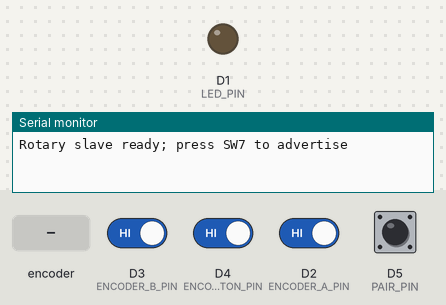
The sketch below on a simulated ESP8266 (NodeMCU). Parts: output pins drawn as LEDs (lit = HIGH), the last lines printed to the serial monitor. Dashed ring = blinking. The test bench sets the inputs (shaded band); at power-on: D2 (ENCODER_A_PIN), D3 (ENCODER_B_PIN), D4 (ENCODER_BUTTON_PIN), D5 (PAIR_PIN) HIGH. Nothing arrives over Bluetooth unless stated; a phone connects over Bluetooth LE 3 s after start.

Above: at 1.2 s.
1.3 s: D5 (PAIR_PIN) pulled LOW for 0.15 s
At 1.99 s:
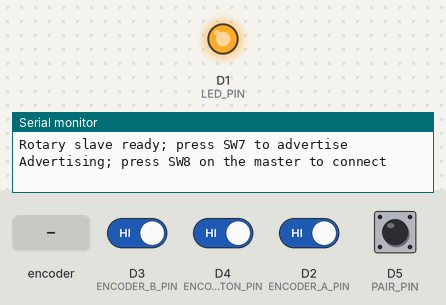
4.4 s: rotary encoder on D2 (ENCODER_A_PIN) / D3 (ENCODER_B_PIN) turned 2 steps (second pin leading)
At 4.65 s:
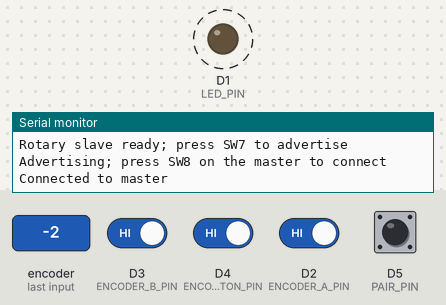
7.4 s: D4 (ENCODER_BUTTON_PIN) driven LOW
At 7.9 s:
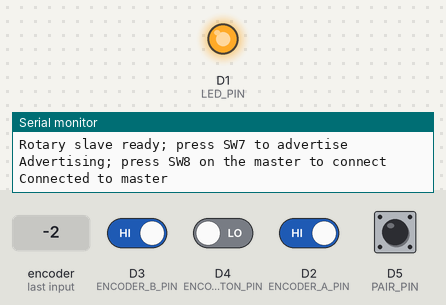
Timing chart, 0 to 10.4 s (numbered marks = the images above; inputs shaded):
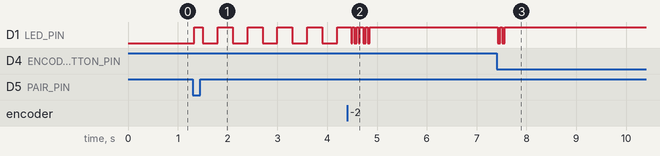

Measured:
- after the input at 1.3 s, D1 (LED_PIN): LOW → HIGH at once, then repeats every 0.60 s: LOW 0.30 s, HIGH 0.30 s
- after the input at 4.4 s, D1 (LED_PIN): alternates HIGH for 0.05 s and LOW for 0.04 s, 10 changes in all, then stays HIGH, starting after 0.08 s
- after the input at 7.4 s, D1 (LED_PIN): alternates HIGH for 0.05 s and LOW for 0.04 s, 4 changes in all, then stays HIGH, starting at once

The sketch:

Rotary_Slave.ino
```cpp
#include <ArduinoBLE.h>

namespace {

constexpr char SERVICE_UUID[] = "6c6f6e6f-4d61-6372-6f2d-4c6f6e6f0001";
constexpr char EVENT_UUID[] = "6c6f6e6f-4d61-6372-6f2d-4c6f6e6f0002";
constexpr char DEVICE_NAME[] = "Lono-Rotary";

constexpr uint8_t LED_PIN = D1;
constexpr uint8_t ENCODER_A_PIN = D2;
constexpr uint8_t ENCODER_B_PIN = D3;
constexpr uint8_t ENCODER_BUTTON_PIN = D4;
constexpr uint8_t PAIR_PIN = D5;
constexpr uint8_t EVENT_DOWN = 1;
constexpr uint8_t EVENT_UP = 0;
constexpr unsigned long DEBOUNCE_MS = 25;

BLEService eventService(SERVICE_UUID);
BLECharacteristic eventCharacteristic(
    EVENT_UUID, BLERead | BLENotify, 2, true);

struct ButtonState {
  bool stable = HIGH;
  bool reading = HIGH;
  unsigned long changedAt = 0;
};

ButtonState encoderButton;
ButtonState pairButton;
BLEDevice central;
bool advertising = false;
bool wasConnected = false;
unsigned long eventLedUntil = 0;
uint8_t previousEncoderState = 0;
int8_t encoderAccumulator = 0;

constexpr int8_t ENCODER_TRANSITIONS[16] = {
    0, -1, 1, 0,
    1, 0, 0, -1,
    -1, 0, 0, 1,
    0, 1, -1, 0};

bool updateButton(ButtonState& button, uint8_t pin, bool& pressed) {
  const bool reading = digitalRead(pin);
  if (reading != button.reading) {
    button.reading = reading;
    button.changedAt = millis();
  }

  if (millis() - button.changedAt >= DEBOUNCE_MS &&
      button.stable != button.reading) {
    button.stable = button.reading;
    pressed = button.stable == LOW;
    return true;
  }
  return false;
}

void beginAdvertising() {
  if (advertising) {
    return;
  }
  BLE.advertise();
  advertising = true;
  Serial.println(F("Advertising; press SW8 on the master to connect"));
}

void sendEvent(uint8_t type, uint8_t code) {
  if (!central || !central.connected()) {
    return;
  }
  const uint8_t packet[2] = {type, code};
  eventCharacteristic.writeValue(packet, sizeof(packet));
  eventLedUntil = millis() + 180;
}

void sendTap(uint8_t code) {
  sendEvent(EVENT_DOWN, code);
  sendEvent(EVENT_UP, code);
}

void updateEncoder() {
  const uint8_t current =
      static_cast<uint8_t>((digitalRead(ENCODER_A_PIN) << 1) |
                           digitalRead(ENCODER_B_PIN));
  const uint8_t transition =
      static_cast<uint8_t>((previousEncoderState << 2) | current);
  encoderAccumulator += ENCODER_TRANSITIONS[transition];
  previousEncoderState = current;

  if (encoderAccumulator >= 4) {
    sendTap(0);
    encoderAccumulator = 0;
  } else if (encoderAccumulator <= -4) {
    sendTap(1);
    encoderAccumulator = 0;
  }
}

void updateStatusLed(bool connected) {
  const unsigned long now = millis();
  if (now < eventLedUntil) {
    digitalWrite(LED_PIN, ((now / 45) % 2) == 0 ? HIGH : LOW);
  } else if (connected) {
    digitalWrite(LED_PIN, HIGH);
  } else if (advertising) {
    digitalWrite(LED_PIN, ((now / 300) % 2) == 0 ? HIGH : LOW);
  } else {
    digitalWrite(LED_PIN, LOW);
  }
}

void fail(const __FlashStringHelper* message) {
  Serial.println(message);
  while (true) {
    digitalWrite(LED_PIN, !digitalRead(LED_PIN));
    delay(250);
  }
}

}  // namespace

void setup() {
  Serial.begin(115200);
  pinMode(LED_PIN, OUTPUT);
  pinMode(ENCODER_A_PIN, INPUT_PULLUP);
  pinMode(ENCODER_B_PIN, INPUT_PULLUP);
  pinMode(ENCODER_BUTTON_PIN, INPUT_PULLUP);
  pinMode(PAIR_PIN, INPUT_PULLUP);
  digitalWrite(LED_PIN, LOW);
  previousEncoderState =
      static_cast<uint8_t>((digitalRead(ENCODER_A_PIN) << 1) |
                           digitalRead(ENCODER_B_PIN));

  if (!BLE.begin()) {
    fail(F("BLE init failed"));
  }

  BLE.setLocalName(DEVICE_NAME);
  BLE.setAdvertisedService(eventService);
  eventService.addCharacteristic(eventCharacteristic);
  BLE.addService(eventService);
  const uint8_t emptyPacket[2] = {0, 0};
  eventCharacteristic.writeValue(emptyPacket, sizeof(emptyPacket));

  Serial.println(F("Rotary slave ready; press SW7 to advertise"));
}

void loop() {
  BLE.poll();

  BLEDevice newCentral = BLE.central();
  if (newCentral) {
    central = newCentral;
    advertising = false;
  }

  const bool connected = central && central.connected();
  if (connected && !wasConnected) {
    Serial.println(F("Connected to master"));
  } else if (!connected && wasConnected) {
    Serial.println(F("Disconnected from master"));
    central = BLEDevice();
  }
  wasConnected = connected;

  bool pressed = false;
  if (!connected && updateButton(pairButton, PAIR_PIN, pressed) && pressed) {
    beginAdvertising();
  }

  updateEncoder();
  if (updateButton(encoderButton, ENCODER_BUTTON_PIN, pressed)) {
    sendEvent(pressed ? EVENT_DOWN : EVENT_UP, 2);
  }

  updateStatusLed(connected);
  delay(2);
}
```
